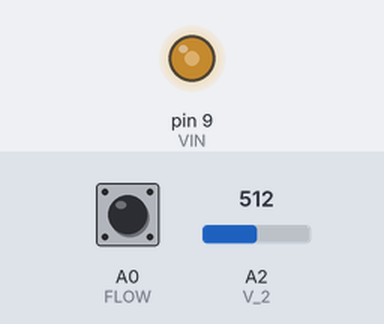
Recording of a sketch running on a simulated Arduino Uno, built with avr-gcc and run on an emulated ATmega328P. On the bench: output pins drawn as LEDs (lit = HIGH). Inputs (shaded band) come from the test bench; at power-on: A0 (FLOW) HIGH, A2 (V_2) = 512. What the sketch prints to the serial monitor is not drawn.

Above: at 0.2 s.
At 2.3 s:
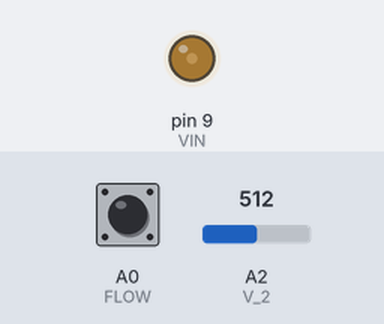
At 4.4 s:
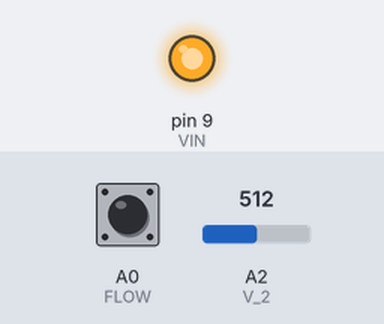
Timing chart, 0 to 5.9 s (numbered marks = the images above):
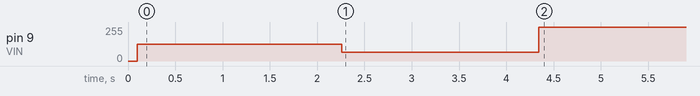

The sketch:

get_planta.ino
```cpp
#define VIN 9 // PWM pin
#define V_2 A2 //Analog read pin
#define FLOW A0

unsigned long int counter = 0;
uint8_t a_out = 0;
unsigned long int time = 0;

void setup() {
  // put your setup code here, to run once:
  Serial.begin(230400);
  pinMode(VIN, OUTPUT);
  pinMode(FLOW, INPUT_PULLUP);
  while(!Serial);
  analogWrite(VIN, 0);
  delay(100);
  time = millis();
}

void loop() {
  // put your main code here, to run repeatedly:
  if(digitalRead(FLOW)){
    if(!counter){
      time = millis();
    }
    if(counter < 2500){
      a_out = 127; // PWM 50%
    }else if(counter < (2*2500)){
      a_out = 64; // PWM 25%
    }else{
      a_out = 255; // PWM 100%
    }
    analogWrite(VIN, a_out);
    Serial.print(millis()-time);
    Serial.print(",");
    Serial.print(analogRead(V_2)*(5.0 / 1023.0)); // Read in Volts
    Serial.print(",");
    Serial.println(a_out); // Step in volts
    counter++;
    //delay(10);
  }
}
```

Measured:
- by itself, pin 9 (VIN): 0/255 → 127/255 at 0.10 s, → 64/255 2.2 s later, → 255/255 2.1 s later
